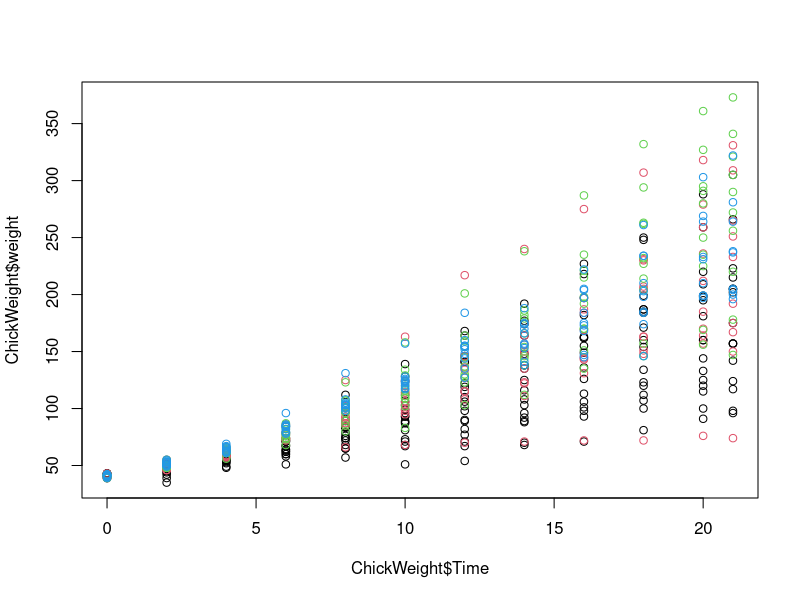
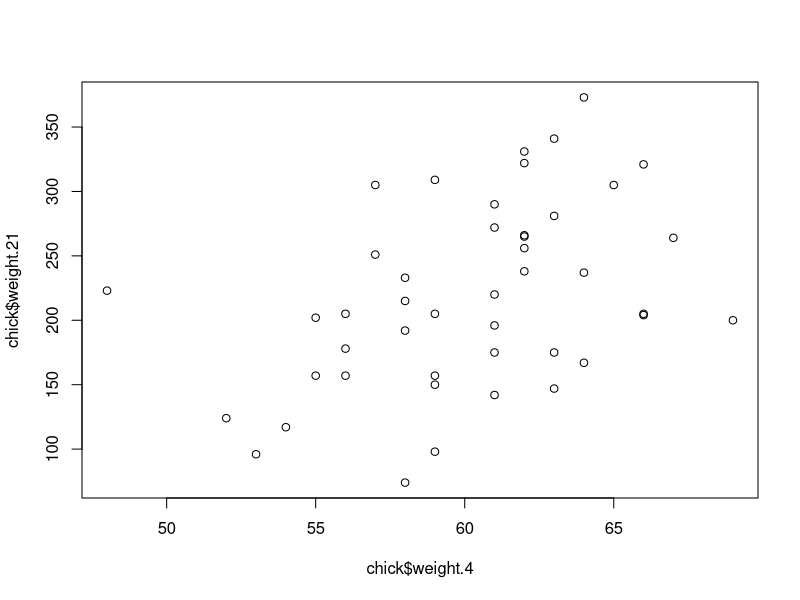
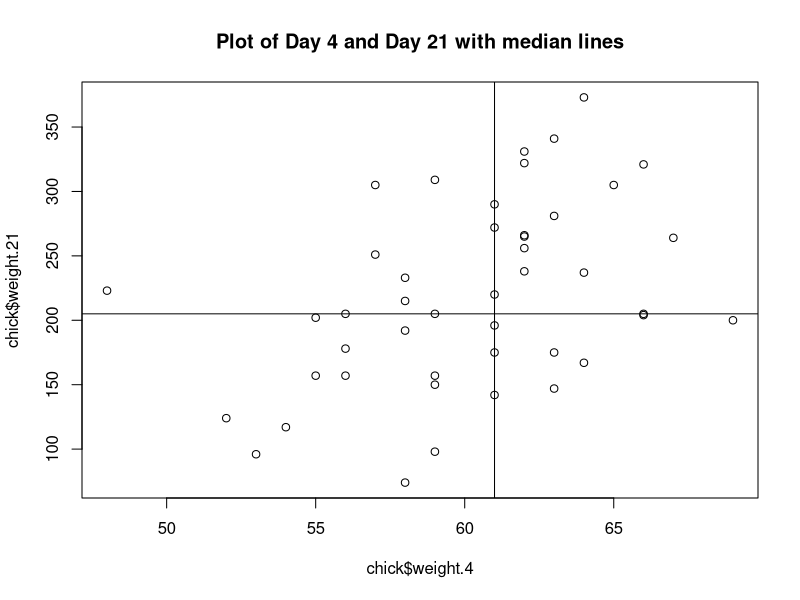

R code for these plots, in order:
data(ChickWeight)
head(ChickWeight)
plot( ChickWeight$Time, ChickWeight$weight, col=ChickWeight$Diet)
chick = reshape(ChickWeight, idvar=c("Chick","Diet"), timevar="Time", direction="wide")
head(chick)
chick = na.omit(chick)

# Focus on the chick weights on day 4 (check the column names of chick and note the numbers). How much does the average of chick weights at day 4 increase if we add an outlier measurement of 3000 grams? Specifically, what is the average weight of the day 4 chicks, including the outlier chick, divided by the average of the weight of the day 4 chicks without the outlier. Hint: use c() to add a number to a vector.
day4 <- chick$weight.4
day4plus <- c(day4,3000)
wt.ration <- mean(day4plus)/mean(day4)
wt.ration


# In exercise 1, we saw how sensitive the mean is to outliers. Now let's see what happens when we use the median instead of the mean. Compute the same ratio, but now using median instead of mean. Specifically, what is the median weight of the day 4 chicks, including the outlier chick, divided by the median of the weight of the day 4 chicks without the outlier.
mad.ratio <- median(day4plus)/median(day4)
mad.ratio

# Now try the same thing with the sample standard deviation (the sd() function in R). Add a chick with weight 3000 grams to the chick weights from day 4. How much does the standard deviation change? What's the standard deviation with the outlier chick divided by the standard deviation without the outlier chick?


sd.ratio <- sd(day4plus)/sd(day4)
sd.ratio

# Compare the result above to the median absolute deviation in R, which is calculated with the mad() function. Note that the MAD is unaffected by the addition of a single outlier. The mad() function in R includes the scaling factor 1.4826, such that mad() and sd() are very similar for a sample from a normal distribution.
# What's the MAD with the outlier chick divided by the MAD without the outlier chick?

mad.ratio <- mad(day4plus)/mad(day4)
mad.ratio

# Our last question relates to how the Pearson correlation is affected by an outlier as compared to the Spearman correlation. The Pearson correlation between x and y is given in R by cor(x,y). The Spearman correlation is given by cor(x,y,method="spearman").
# Plot the weights of chicks from day 4 and day 21. We can see that there is some general trend, with the lower weight chicks on day 4 having low weight again on day 21, and likewise for the high weight chicks.
# Calculate the Pearson correlation of the weights of chicks from day 4 and day 21. Now calculate how much the Pearson correlation changes if we add a chick that weighs 3000 on day 4 and 3000 on day 21. Again, divide the Pearson correlation with the outlier chick over the Pearson correlation computed without the outliers.

plot(chick$weight.4, chick$weight.21)

plot(chick$weight.4,chick$weight.21, main="Plot of Day 4 and Day 21 with median lines")
abline(h=median(chick$weight.21), v=median(chick$weight.4))
cor(c(chick$weight.4,3000),c(chick$weight.21, 3000),method = "pearson")/cor(chick$weight.4,chick$weight.21,method = "pearson")
